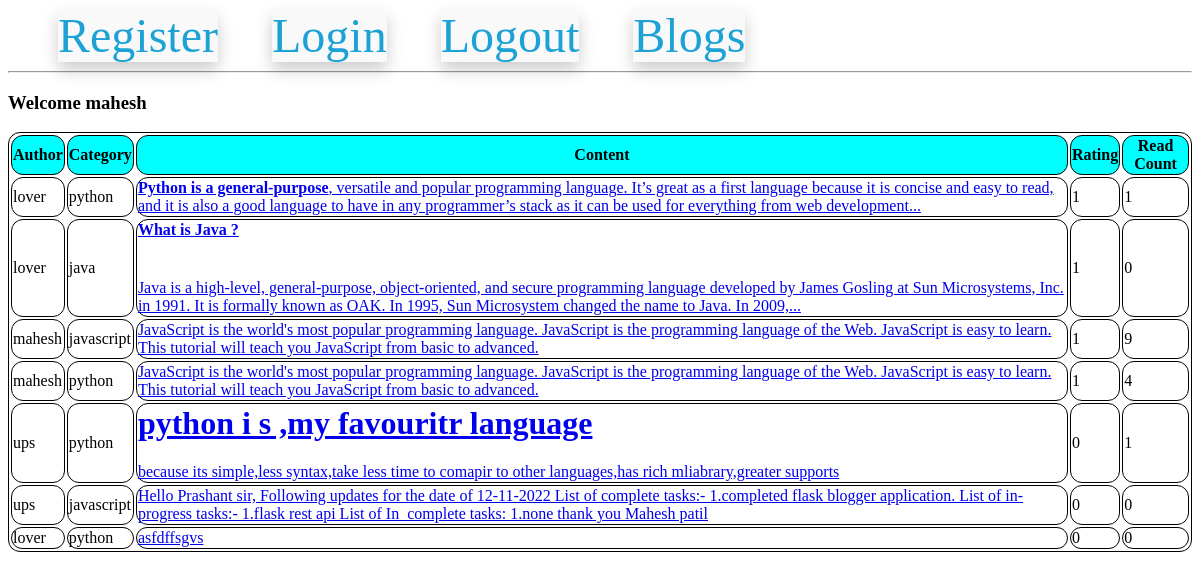
/listAllBlogs (signed in), run on the app's committed database.
### models.py (models this page shows, shortened)
class UserModel(UserMixin,db.Model):
    __tablename__ = 'users'
    id = db.Column(db.Integer, primary_key=True)
    email = db.Column(db.String(100), unique=True)
    username = db.Column(db.String(100))
    password_hash = db.Column(db.String(250))

class BlogModel(db.Model):
    id = db.Column(db.Integer,primary_key=True)
    category_id = db.Column(db.Integer,db.ForeignKey('category_master.category_id'), nullable=False)
    blog_user_id = db.Column(db.Integer,db.ForeignKey('users.id'), nullable=True)
    blog_text = db.Column(db.Text, nullable=False)
    blog_creation_date = db.Column(db.DateTime)
    blog_read_count = db.Column(db.Integer, default=0)
    blog_rating_count = db.Column(db.Integer, default=0)

### routes.py (the view)
@app.route('/listAllBlogs')
def list_all_blogs():
    all_blogs = BlogModel.query.all()
    all_users = UserModel.query.all()
    print(all_blogs)
    return render_template('list_all_blogs.html',all_blogs=all_blogs, all_users=all_users, all_categories = global_all_category_name)

### models.py (called while the page is built)
@login.user_loader
def load_user(id):
    return UserModel.query.get(int(id))

### templates/list_all_blogs.html (shortened to what this page needs)
{% extends 'base.html'%}
    {% block content%}
        {% if current_user.username == Null %}
        <h3>Welcome Guest</h3>
        {% else %}
        <h3>Welcome {{current_user.username}}</h3>
        {% endif %}
        <table>
            <thead>
                <th>
                    Author
                </th>
                <th>
                    Category
                </th>
                <th>Content</th>
                <th>Rating</th>
                <th>Read Count</th>
            </thead>
            <tbody>
                {% for a_blog in all_blogs %}
                <tr>
                    <td>{{ all_users[a_blog.blog_user_id-1].username}}</td>
                    <td>{{ all_categories[a_blog.category_id] }}</td>
                    {% if current_user.is_authenticated %}
                    <td> <a href="/blogDetail/{{a_blog.id}}/{{all_users[a_blog.blog_user_id-1].username}}/{{ all_categories[a_blog.category_id] }}">{{ a_blog.blog_text|safe|truncate(275) }}</a></td>
                    {% else %}
                    <td><a href="/listAllBlogs">{{ a_blog.blog_text|safe|truncate(275) }}</a></td>
                    {% endif %}
                    <td>{{ a_blog.blog_rating_count }}</td>
                    <td>{{ a_blog.blog_read_count }}</td>
                </tr>
               {% endfor%}
            </tbody>
        </table>
    {% endblock %}

### templates/list_all_blogs.html (style rules this page uses)
th { background-color: aqua; }
table, td, th { border: 1px solid black; border-radius: 12px; }

### data on the page
UserModel: username "mahesh"
BlogModel: all_categories "python", blog_text "Python is a general-purpose , versatile and popular programming language. It’s great as a first language because it is concise and easy to read, and it is also a good language to have in any programmer’s stack as it can be used for everything from web development...", blog_rating_count "1", blog_read_count "1"
UserModel: username "lover"
BlogModel: all_categories "java", blog_text "What is Java ? Java is a high-level, general-purpose, object-oriented, and secure programming language developed by James Gosling at Sun Microsystems, Inc. in 1991. It is formally known as OAK. In 1995, Sun Microsystem changed the name to Java. In 2009,...", blog_rating_count "1", blog_read_count "0"
BlogModel: all_categories "javascript", blog_text "JavaScript is the world's most popular programming language. JavaScript is the programming language of the Web. JavaScript is easy to learn. This tutorial will teach you JavaScript from basic to advanced.", blog_rating_count "1", blog_read_count "9"
BlogModel: all_categories "python", blog_text "JavaScript is the world's most popular programming language. JavaScript is the programming language of the Web. JavaScript is easy to learn. This tutorial will teach you JavaScript from basic to advanced.", blog_rating_count "1", blog_read_count "4"
BlogModel: all_categories "python", blog_text "python i s ,my favouritr language because its simple,less syntax,take less time to comapir to other languages,has rich mliabrary,greater supports", blog_rating_count "0", blog_read_count "1"
UserModel: username "ups"
BlogModel: all_categories "javascript", blog_text "Hello Prashant sir, Following updates for the date of 12-11-2022 List of complete tasks:- 1.completed flask blogger application. List of in-progress tasks:- 1.flask rest api List of In_complete tasks: 1.none thank you Mahesh patil", blog_rating_count "0", blog_read_count "0"
BlogModel: all_categories "python", blog_text "asfdffsgvs", blog_rating_count "0", blog_read_count "0"
